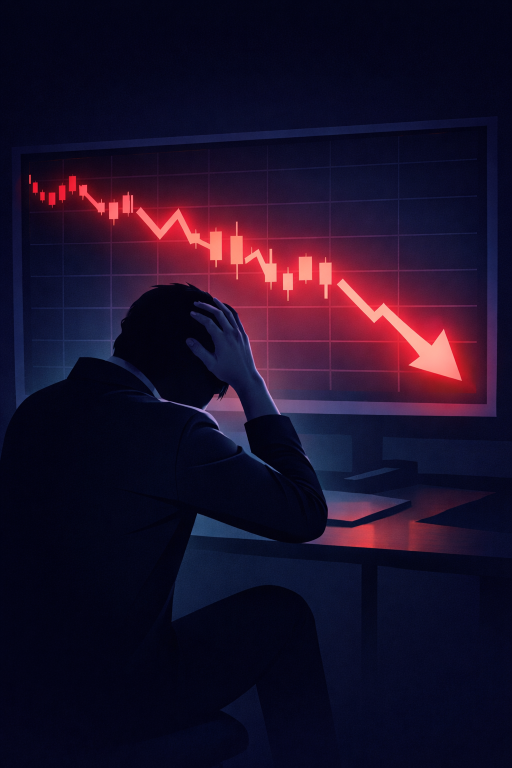
#> input picture assets/01_chart_worried.png, 1024 x 1536 px (shown at 1/2 size)
$ python -i long_video_builder.py   (imports and definitions only)
#> lines starting #> are read from the running program, lines starting #| are printed output that depends on the picture
"""
long_video_builder.py
長尺動画の汎用ビルドエンジン。

各動画の固有データは long_video/{folder}/build_config.json に格納し、
共通の描画・合成ロジックをこのファイルに集約する。

使い方:
    python long_video_builder.py 04_haitou_index
    python long_video_builder.py 05_ikkatsu_tsumitate --thumbnail-only
"""
from __future__ import annotations

import argparse
import json
import pathlib
import random
import shutil
import subprocess
import tempfile
import textwrap

from PIL import Image, ImageDraw, ImageEnhance, ImageFilter, ImageFont

BASE_DIR = pathlib.Path(__file__).parent
ASSETS_DIR = BASE_DIR / "assets"
PHOTOS_DIR = ASSETS_DIR / "photos"
BGM_PATH = ASSETS_DIR / "bgm_ambient.m4a"

VIDEO_WIDTH = 1920
VIDEO_HEIGHT = 1080
THUMB_WIDTH = 1280
THUMB_HEIGHT = 720
BGM_VOLUME = 0.06
SECTION_PAUSE = 0.9

FONT_HEAVY = "/System/Library/Fonts/ヒラギノ角ゴシック W6.ttc"
FONT_BOLD = "/System/Library/Fonts/ヒラギノ角ゴシック W3.ttc"
FONT_MINCHO = "/System/Library/Fonts/ヒラギノ明朝 ProN.ttc"
FONT_W8 = "/System/Library/Fonts/ヒラギノ角ゴシック W8.ttc"

# ロール別アクセントカラー
ACCENT_COLORS: dict[str, tuple[int, int, int]] = {
    "hook": (220, 110, 90),
    "overview": (205, 170, 70),
    "why_painful": (145, 165, 210),
    "data": (100, 190, 255),
    "data2": (100, 190, 255),
    "interpret": (120, 220, 180),
    "action": (255, 215, 120),
    "closing": (180, 235, 160),
}

# Ken Burns パラメータ
UPSCALE = 1.5
DEFAULT_ZOOM_RATIO = 0.035


# ── 設定読み込み ──────────────────────────────────────

# [68 lines left out: functions load_config, _resolve_audio_paths, _resolve_bg_paths, _resolve_bg_alt_paths, _pick_landscape_photo, not called in this run]


VIDEOS_DIR = BASE_DIR / "assets" / "videos" / "long_emotion"


# [615 lines left out: functions _resolve_video_bg, main, _resolve_storyboard, _render_slide_layers, _draw_panel_layout, _draw_split_layout and 13 more, not called in this run]


# ── ユーティリティ ────────────────────────────────────

def _prepare_background(bg_path: pathlib.Path) -> Image.Image:
#> called with bg_path = 'assets/01_chart_worried.png'
    img = Image.open(bg_path).convert("RGB")
#> img is the input picture: PIL image 1024x1536 RGB; mean R, G, B 28.7, 15.7, 40.6
    img = _crop_to_landscape(img, VIDEO_WIDTH, VIDEO_HEIGHT)
    img = img.filter(ImageFilter.GaussianBlur(radius=2))
    img = ImageEnhance.Brightness(img).enhance(0.75)
    return img


def _crop_to_landscape(img: Image.Image, target_w: int, target_h: int) -> Image.Image:
#> called with target_w = 1920, target_h = 1080
    src_w, src_h = img.size
#> src_w = 1024; src_h = 1536
    target_ratio = target_w / target_h
    if src_w / src_h > target_ratio:
        crop_h = src_h
        crop_w = int(src_h * target_ratio)
    else:
        crop_w = src_w
#> crop_w = 1024
        crop_h = int(src_w / target_ratio)
#> crop_h = 576
    left = (src_w - crop_w) // 2
#> left = 0
    top = (src_h - crop_h) // 2
#> top = 480
    img = img.crop((left, top, left + crop_w, top + crop_h))
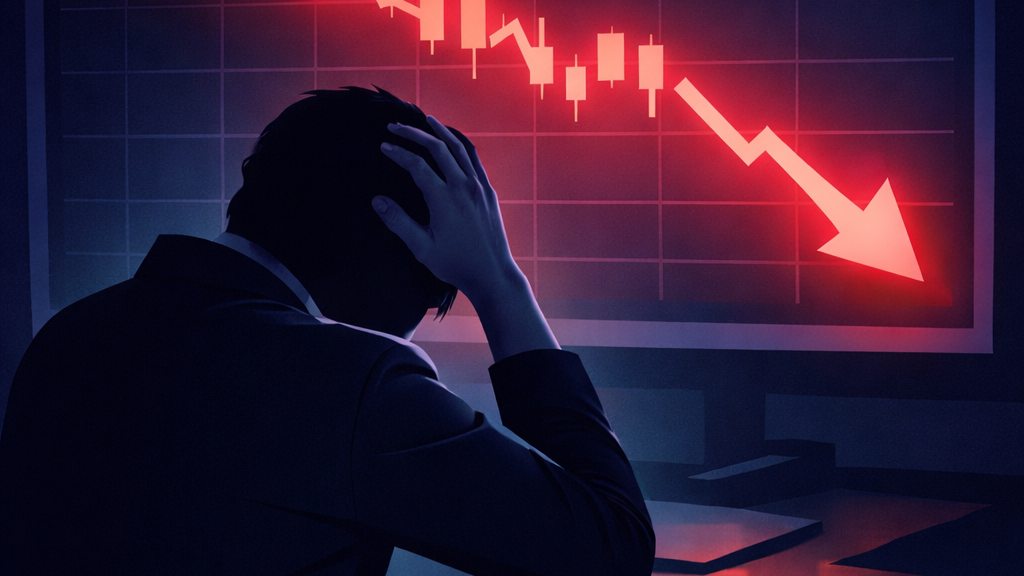
#> img: PIL image 1024x576 RGB; mean R, G, B 51.8, 25.5, 51.5
    return img.resize((target_w, target_h), Image.LANCZOS)


# [24 lines left out: functions _load_font, _audio_duration, _run, not called in this run]


# [2 lines not run here, left out]

>>> result = _prepare_background('assets/01_chart_worried.png')
#> in _prepare_background, `img = ImageEnhance.Brightness(img).enhance(0.75)`:
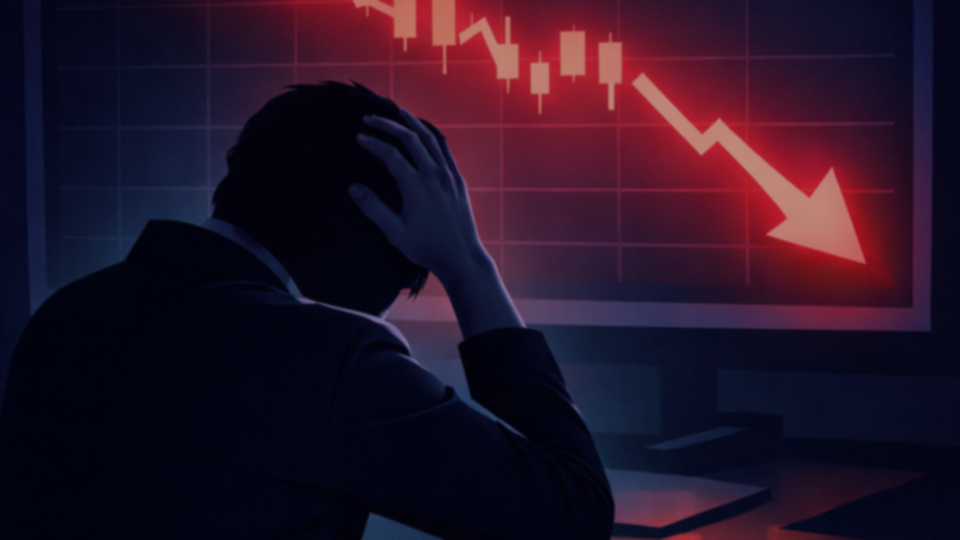
#> img: PIL image 1920x1080 RGB (shown at 1/2 size); mean R, G, B 38.5, 18.7, 38.3

$ run again, on assets/05_person_relieved.png
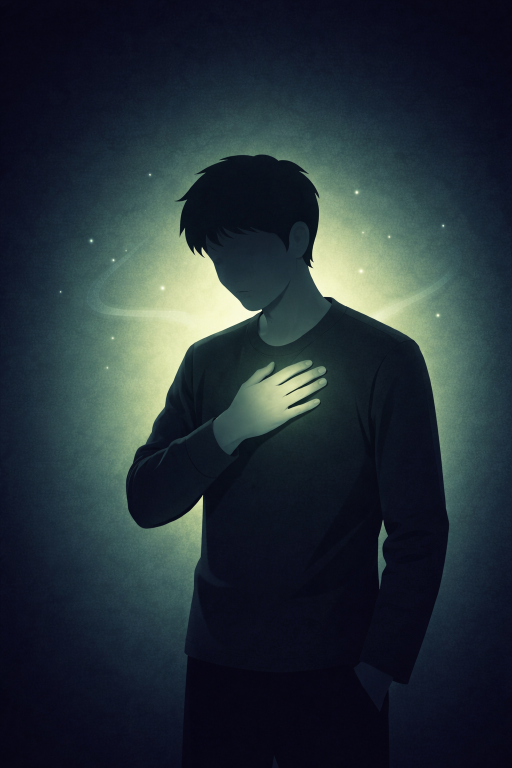
#> input picture assets/05_person_relieved.png, 1024 x 1536 px (shown at 1/2 size)
#> in _prepare_background, img is the input picture: PIL image 1024x1536 RGB; mean R, G, B 37.4, 49.3, 55.8
#> in _crop_to_landscape, `img = img.crop((left, top, left + crop_w, top + crop_h))`:
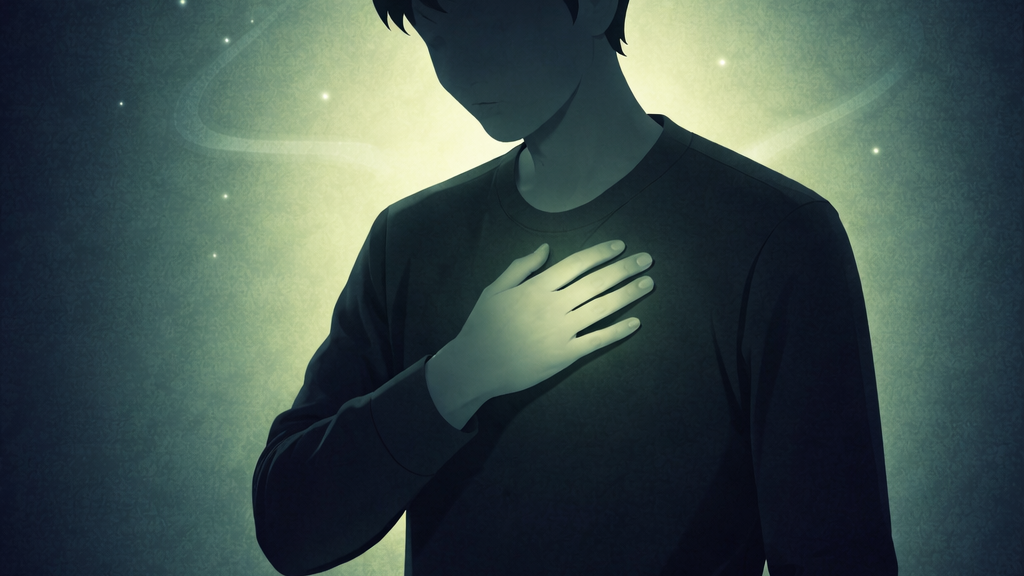
#> img: PIL image 1024x576 RGB; mean R, G, B 63.2, 80.4, 77.1
#> in _prepare_background, `img = ImageEnhance.Brightness(img).enhance(0.75)`:
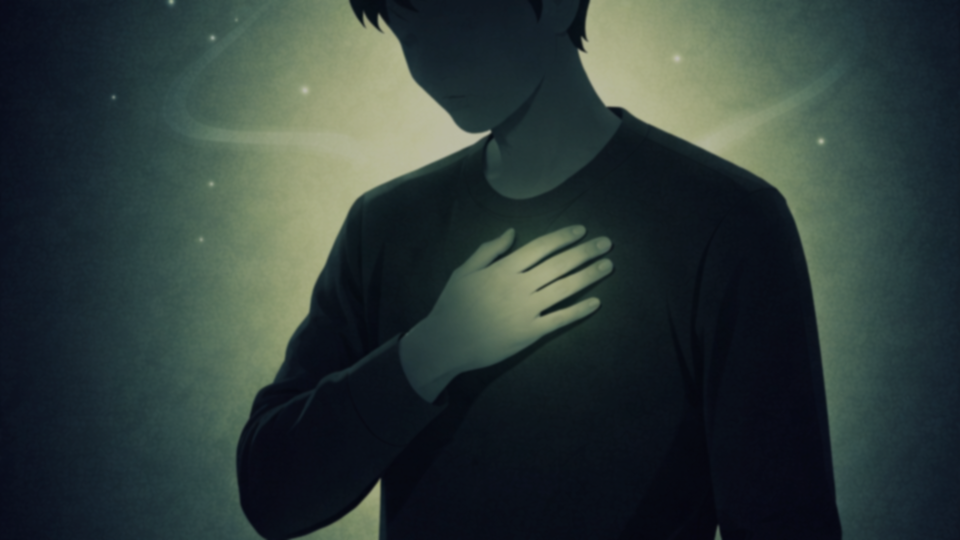
#> img: PIL image 1920x1080 RGB (shown at 1/2 size); mean R, G, B 47, 59.9, 57.4

$ run again, on assets/06_person_happy.png
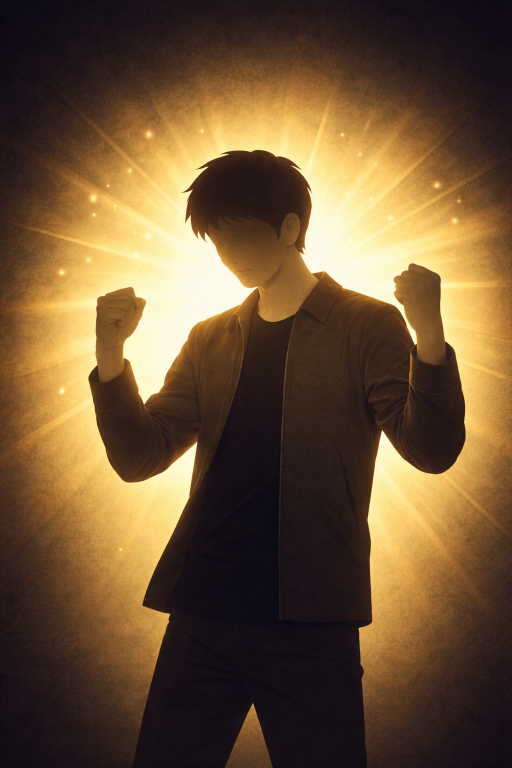
#> input picture assets/06_person_happy.png, 1024 x 1536 px (shown at 1/2 size)
#> in _prepare_background, img is the input picture: PIL image 1024x1536 RGB; mean R, G, B 109.4, 83.6, 53.9
#> in _crop_to_landscape, `img = img.crop((left, top, left + crop_w, top + crop_h))`:
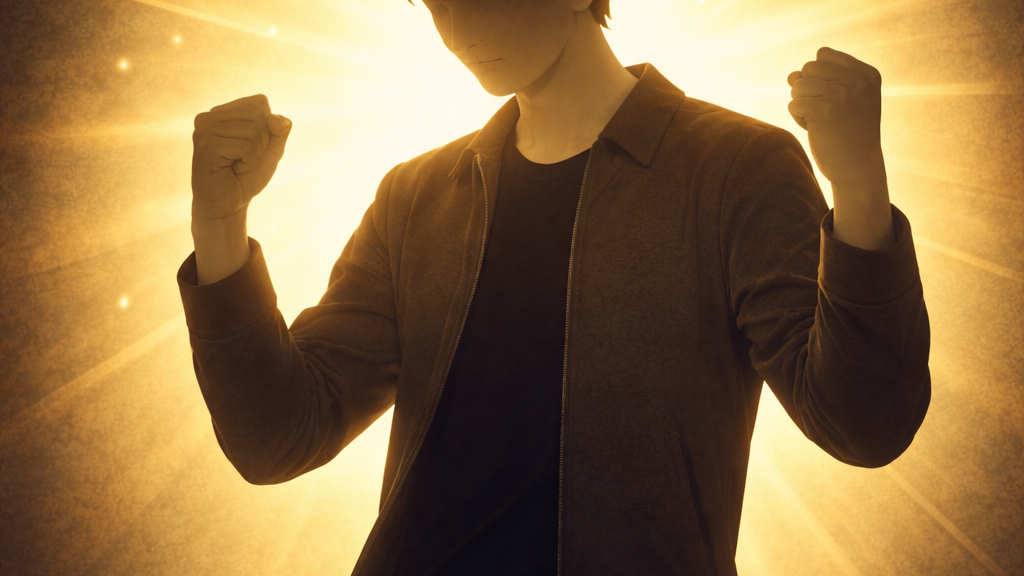
#> img: PIL image 1024x576 RGB; mean R, G, B 142.8, 113.4, 72.4
#> in _prepare_background, `img = ImageEnhance.Brightness(img).enhance(0.75)`:
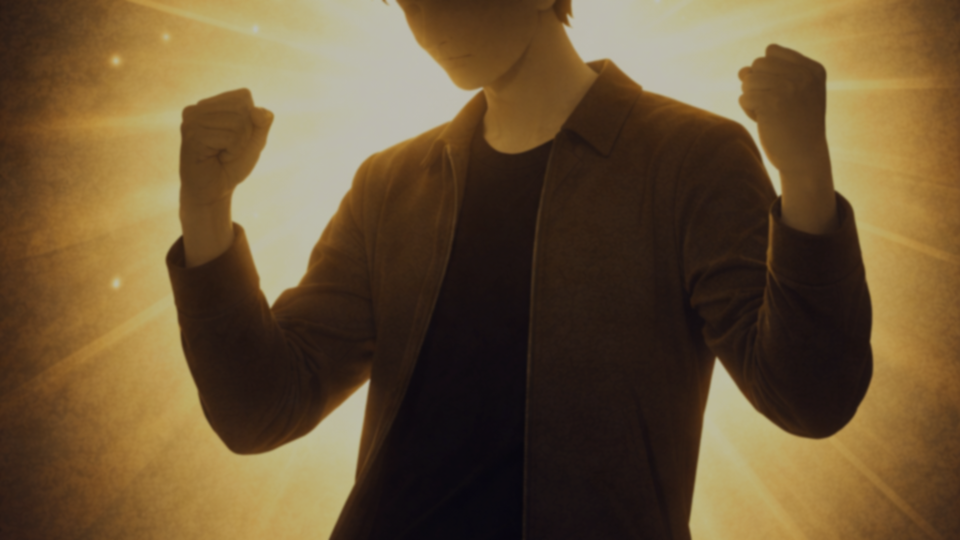
#> img: PIL image 1920x1080 RGB (shown at 1/2 size); mean R, G, B 106.7, 84.6, 53.9

$ run again, on assets/07_investment_app.png
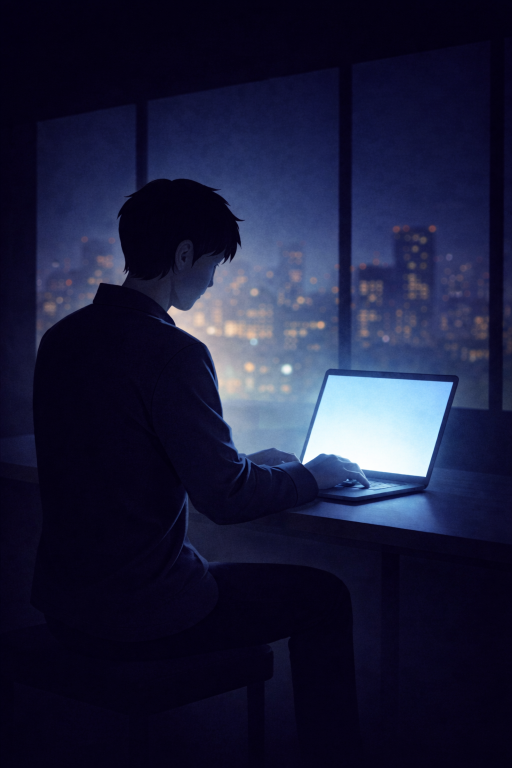
#> input picture assets/07_investment_app.png, 1024 x 1536 px (shown at 1/2 size)
#> in _prepare_background, img is the input picture: PIL image 1024x1536 RGB; mean R, G, B 28.1, 29.9, 58.5
#> in _crop_to_landscape, `img = img.crop((left, top, left + crop_w, top + crop_h))`:
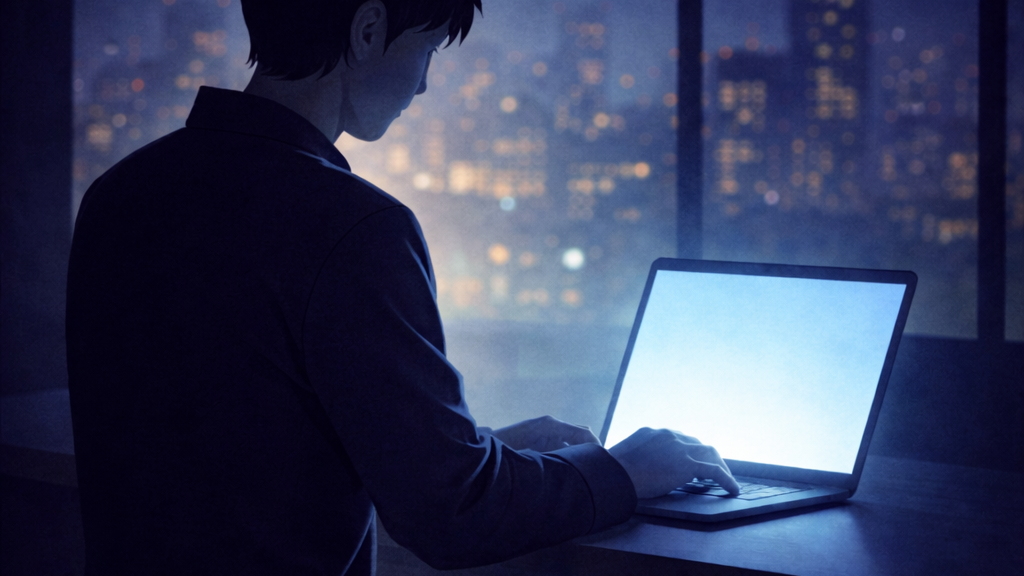
#> img: PIL image 1024x576 RGB; mean R, G, B 55.8, 62.7, 93
#> in _prepare_background, `img = ImageEnhance.Brightness(img).enhance(0.75)`:
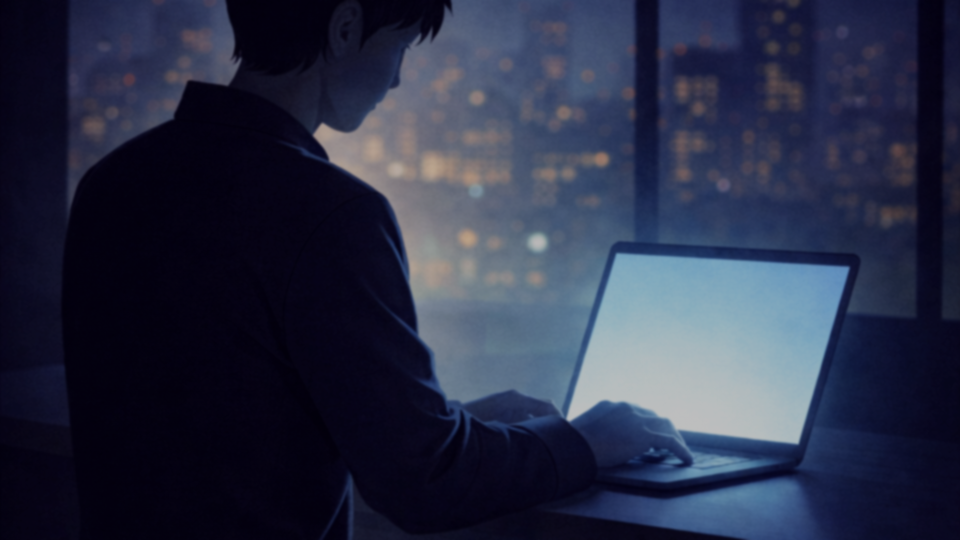
#> img: PIL image 1920x1080 RGB (shown at 1/2 size); mean R, G, B 41.5, 46.6, 69.3
